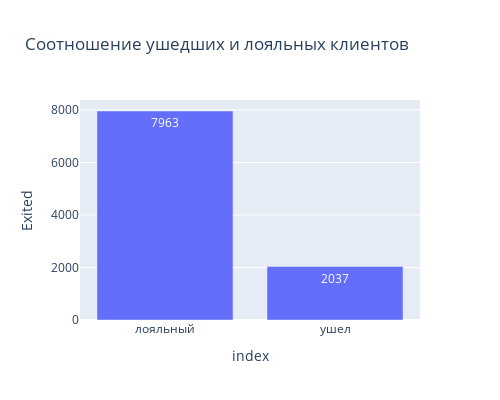

Notebook cell for this chart:
### Code cell
# Plotly
#строим график
fig = px.bar(
    exited_data, #датафрейм
    y="Exited", #ось y
    text = 'Exited', #текст на столбцах
    orientation='v', #ориентация графика
    height=400, #высота
    width=500, #ширина
    title='Соотношение ушедших и лояльных клиентов', #заголовок
 )
#отображаем его
fig.show()
# сохраняем 
fig.write_html("plotly/9.1.html")

### Figure 1 — Plotly figure (JSON) as saved in the notebook; plotly's stock layout.template omitted (floating-point values rounded to 4 significant figures)
{"data": [{"alignmentgroup": "True", "hovertemplate": "index=%{x}<br>Exited=%{text}<extra></extra>", "legendgroup": "", "marker": {"color": "#636efa", "pattern": {"shape": ""}}, "name": "", "offsetgroup": "", "orientation": "v", "showlegend": false, "text": [7963, 2037], "textposition": "auto", "type": "bar", "x": ["лояльный", "ушел"], "xaxis": "x", "y": [7963, 2037], "yaxis": "y"}], "layout": {"barmode": "relative", "height": 400, "legend": {"tracegroupgap": 0}, "title": {"text": "Соотношение ушедших и лояльных клиентов"}, "width": 500, "xaxis": {"anchor": "y", "domain": [0, 1], "title": {"text": "index"}}, "yaxis": {"anchor": "x", "domain": [0, 1], "title": {"text": "Exited"}}}}
